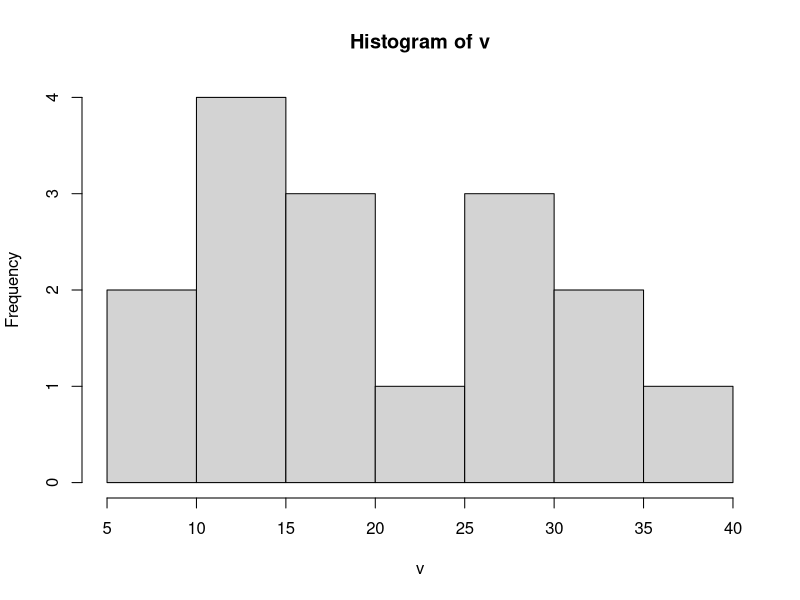
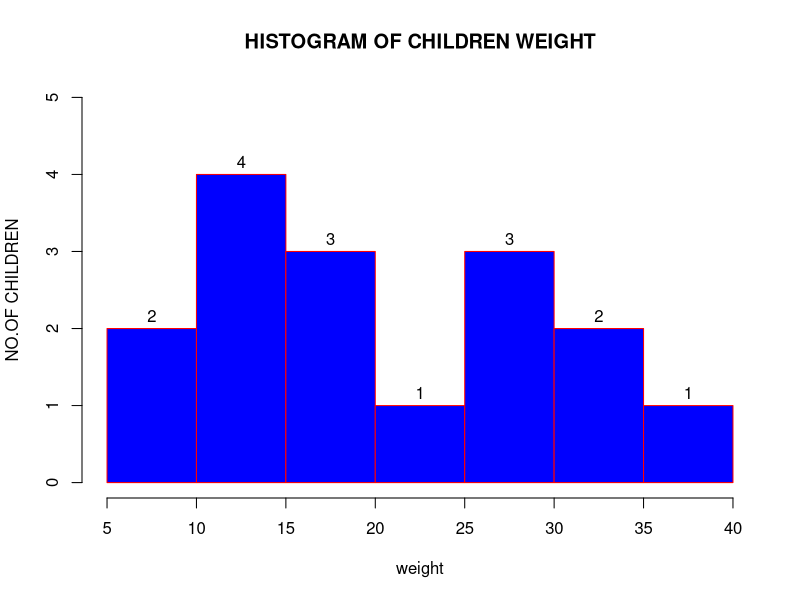

Here is the R script that generated these plots, in order:
v<-c(9,13,17,15,14,21,8,36,27,29,26,12,16,31,33,19)
range(v)
bins=seq(5,40,by=5)
c.i=cut(v,bins,right=5)
c.i
cft=table(c.i)
transform(cft)
hist(v)
h<-hist(v,main="HISTOGRAM OF CHILDREN WEIGHT",xlab="weight",ylab="NO.OF CHILDREN",col="blue",border="red",ylim=c(0,5))
text(h$mids,h$counts,labels=h$counts,adj=c(0.5,-0.5))